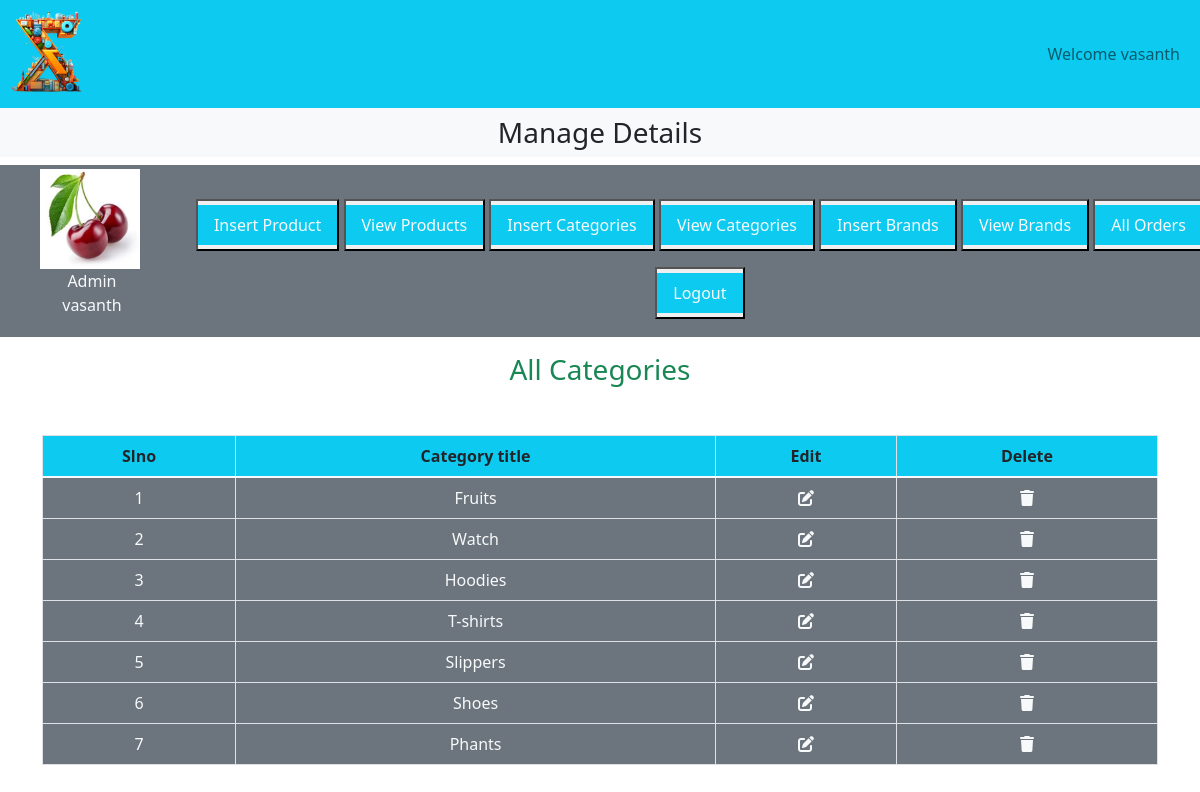
The page /admin_area/index.php?view_categories (signed in) on the database its author committed.
### tables this page shows
CREATE TABLE `categories` (
  `category_id` int(11) NOT NULL,
  `category_title` varchar(100) NOT NULL
);

### admin_area/view_categories.php (the view, shortened to what this page needs)
<h3 class="text-center text-success">All Categories</h3>
<table class="table table-bordered mt-5">
    <thead class="bg-info">
        <tr class="text-center">
            <th>Slno</th>
            <th>Category title</th>
            <th>Edit</th>
            <th>Delete</th>
        </tr>
    </thead>
    <tbody class="bg-secondary text-light">
        <?php
        $select_cat = "SELECT * FROM `categories`";
        $result = mysqli_query($con, $select_cat);
        $number = 0;
        while ($row = mysqli_fetch_assoc($result)) {
            $category_id = $row['category_id'];
            $category_title = $row['category_title'];
            $number++;
            ?>
            <tr class="text-center">
                <td><?php echo $number; ?></td>
                <td><?php echo $category_title; ?></td>
                <td><a href='index.php?edit_category=<?php echo $category_id ?>' class='text-light'><i class='fa-solid fa-pen-to-square'></i></a></td>
                <td><a href='index.php?delete_category=<?php echo $category_id ?>' class='text-light' data-toggle="modal" data-target="#exampleModal_<?php echo $category_id ?>"><i class='fa-solid fa-trash'></i></a></td>
            </tr>
            <?php
        }
        ?>
    </tbody>
</table>

### style.css (style rules this page uses)
* { margin:0; padding:0; box-sizing: border-box; }

### admin_area/index.php (style rules this page uses)
body { overflow-x: hidden; }

### rows shown on the page
categories: category_title "Fruits"
categories: category_title "Watch"
categories: category_title "Hoodies"
categories: category_title "T-shirts"
categories: category_title "Slippers"
categories: category_title "Shoes"
categories: category_title "Phants"

### other values the page prints
$admin_username "vasanth"
